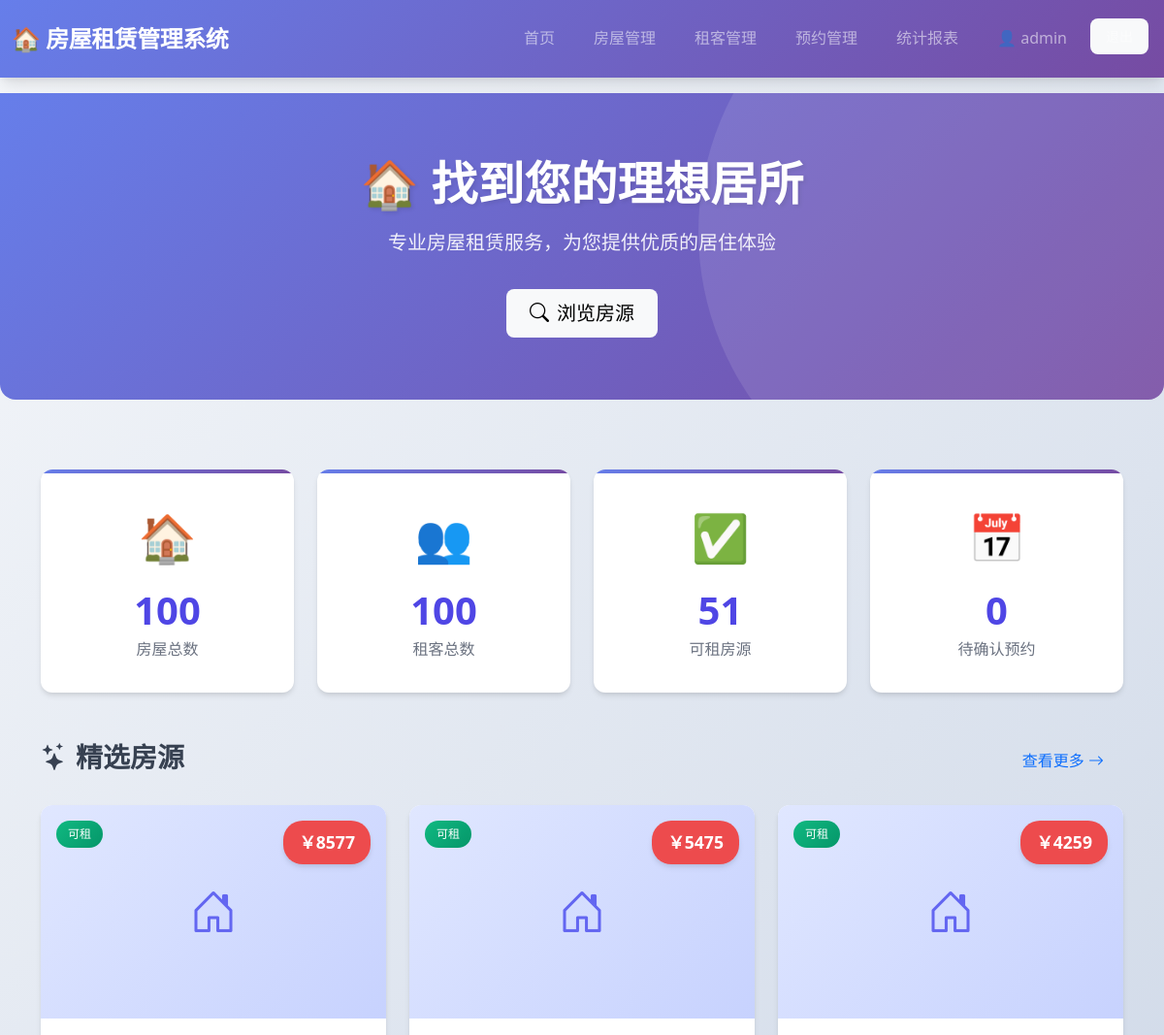
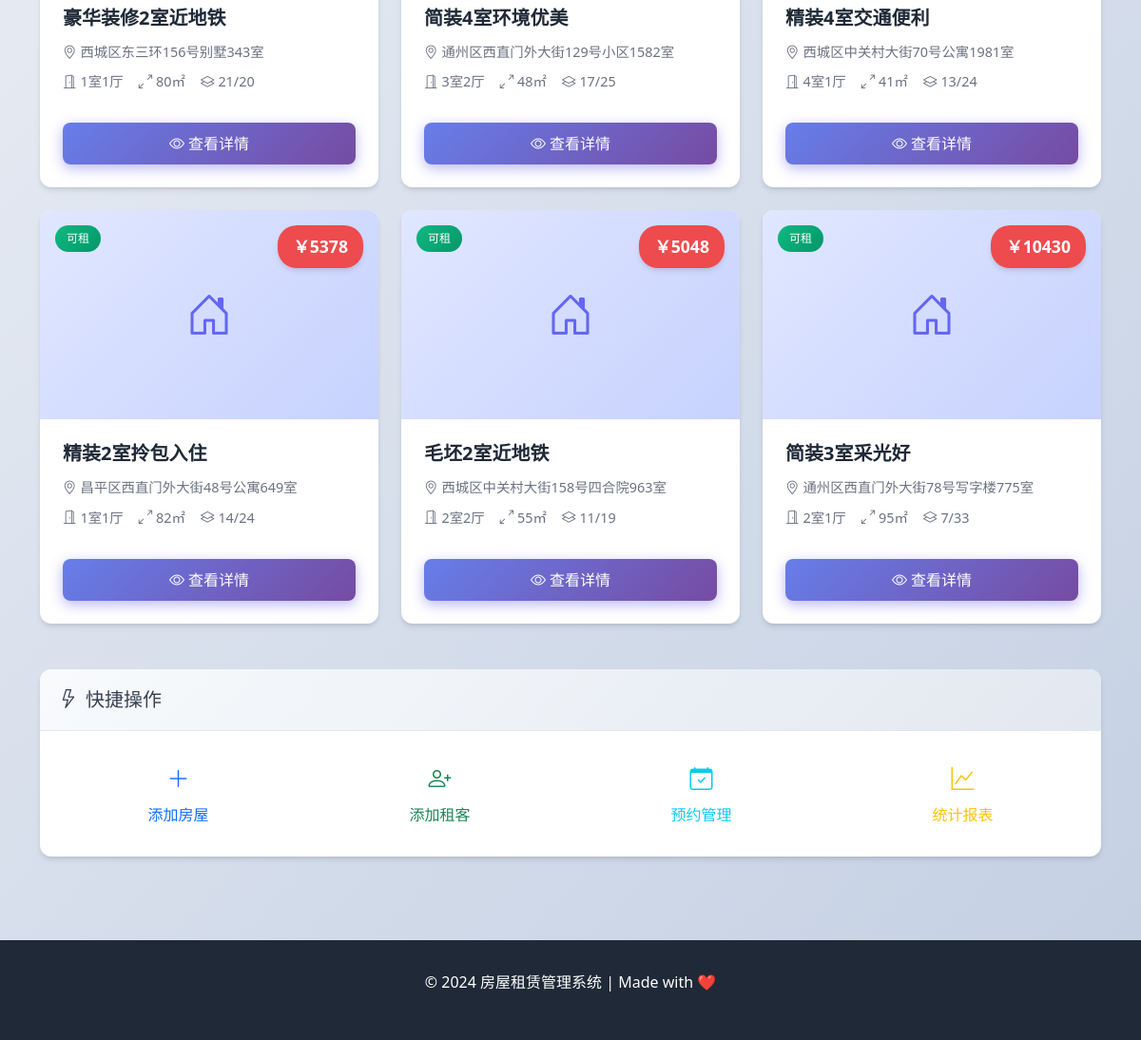
The page / (signed in) on the database its author committed (2 pictures, top to bottom).
### app.py (models this page shows, shortened)
class House(db.Model):
    __tablename__ = 'houses'
    id = db.Column(db.Integer, primary_key=True)
    title = db.Column(db.String(100), nullable=False)  # 标题
    address = db.Column(db.String(200), nullable=False)  # 地址
    area = db.Column(db.Float)  # 面积（平方米）
    price = db.Column(db.Float, nullable=False)  # 月租价格
    room_count = db.Column(db.Integer)  # 房间数
    hall_count = db.Column(db.Integer)  # 客厅数
    toilet_count = db.Column(db.Integer)  # 卫生间数
    floor = db.Column(db.String(50))  # 楼层
    orientation = db.Column(db.String(20))  # 朝向
    description = db.Column(db.Text)  # 详细描述
    status = db.Column(db.String(20), default='available')  # available, rented, unavailable
    image = db.Column(db.String(200))  # 图片路径
    owner_name = db.Column(db.String(50))  # 房东姓名
    owner_phone = db.Column(db.String(20))  # 房东电话
    created_at = db.Column(db.DateTime, default=db.func.now())

### app.py (the view)
@app.route('/')
def index():
    houses = House.query.filter_by(status='available').order_by(House.created_at.desc()).limit(6).all()
    total_houses = House.query.count()
    total_tenants = Tenant.query.count()
    available_houses = House.query.filter_by(status='available').count()
    pending_appointments = Appointment.query.filter_by(status='pending').count()
    return render_template('index.html',
                         houses=houses,
                         total_houses=total_houses,
                         total_tenants=total_tenants,
                         available_houses=available_houses,
                         pending_appointments=pending_appointments)

### templates/index.html (shortened to what this page needs)
{% extends "base.html" %}
{% block content %}
<section class="hero-section">
    <div class="container text-center">
        <h1 class="hero-title">🏠 找到您的理想居所</h1>
        <p class="hero-subtitle">专业房屋租赁服务，为您提供优质的居住体验</p>
        <div class="d-flex justify-content-center gap-3">
            <a href="{{ url_for('houses') }}" class="btn btn-light btn-lg px-4">
                <i class="bi bi-search me-2"></i>浏览房源
            </a>
        </div>
    </div>
</section>
<div class="container fade-in py-4">
    <div class="row g-4 mb-5">
        <div class="col-md-3">
            <div class="card stat-card h-100">
                <div class="stat-icon">🏠</div>
                <div class="stat-number">{{ total_houses }}</div>
                <div class="stat-label">房屋总数</div>
            </div>
        </div>
        <div class="col-md-3">
            <div class="card stat-card h-100">
                <div class="stat-icon">👥</div>
                <div class="stat-number">{{ total_tenants }}</div>
                <div class="stat-label">租客总数</div>
            </div>
        </div>
        <div class="col-md-3">
            <div class="card stat-card h-100">
                <div class="stat-icon">✅</div>
                <div class="stat-number">{{ available_houses }}</div>
                <div class="stat-label">可租房源</div>
            </div>
        </div>
        <div class="col-md-3">
            <div class="card stat-card h-100">
                <div class="stat-icon">📅</div>
                <div class="stat-number">{{ pending_appointments }}</div>
                <div class="stat-label">待确认预约</div>
            </div>
        </div>
    </div>
    <div class="d-flex justify-content-between align-items-center mb-4">
        <h3 class="fw-bold"><i class="bi bi-stars me-2"></i>精选房源</h3>
        <a href="{{ url_for('houses') }}" class="btn btn-outline-primary">
            查看更多 <i class="bi bi-arrow-right"></i>
        </a>
    </div>
    {% if houses %}
    <div class="row g-4">
        {% for house in houses %}
        <div class="col-lg-4 col-md-6">
            <div class="card house-card h-100">
                <div class="card-img-wrapper">
                    {% if house.image %}
                    <img src="{{ url_for('static', filename='uploads/' + house.image) }}" class="card-img-top" alt="{{ house.title }}">
                    {% else %}
                    <div class="img-placeholder w-100 h-100">
                        <i class="bi bi-house-door"></i>
                    </div>
                    {% endif %}
                    <div class="price-tag">￥{{ "%.0f"|format(house.price) }}</div>
                    <div class="status-badge">
                        {% if house.status == 'available' %}
                        <span class="badge badge-success">可租</span>
                        {% else %}
                        <span class="badge badge-danger">已租</span>
                        {% endif %}
                    </div>
                </div>
                <div class="card-body">
                    <h5 class="card-title">{{ house.title }}</h5>
                    <div class="house-info mb-2">
                        <span class="house-info-item">
                            <i class="bi bi-geo-alt"></i>{{ house.address[:20] }}{% if house.address|length > 20 %}...{% endif %}
                        </span>
                    </div>
                    <div class="house-info">
                        <span class="house-info-item">
                            <i class="bi bi-door-open"></i>{{ house.room_count }}室{{ house.hall_count }}厅
                        </span>
                        <span class="house-info-item">
                            <i class="bi bi-arrows-angle-expand"></i>{{ house.area|int }}㎡
                        </span>
                        <span class="house-info-item">
                            <i class="bi bi-layers"></i>{{ house.floor }}
                        </span>
                    </div>
                    <a href="{{ url_for('house_detail', house_id=house.id) }}" class="btn btn-primary w-100 mt-3">
                        <i class="bi bi-eye me-1"></i>查看详情
                    </a>
                </div>
            </div>
        </div>
        {% endfor %}
    </div>
    {% endif %}
    {% if session.user_id %}
    <div class="card mt-5">
        <div class="card-header">
            <h5 class="mb-0"><i class="bi bi-lightning me-2"></i>快捷操作</h5>
        </div>
        <div class="card-body">
            <div class="row g-3 text-center">
                <div class="col-md-3">
                    <a href="{{ url_for('house_add') }}" class="btn btn-outline-primary w-100 py-3">
                        <i class="bi bi-plus-lg d-block mb-2 fs-4"></i>添加房屋
                    </a>
                </div>
                <div class="col-md-3">
                    <a href="{{ url_for('tenant_add') }}" class="btn btn-outline-success w-100 py-3">
                        <i class="bi bi-person-plus d-block mb-2 fs-4"></i>添加租客
                    </a>
                </div>
                <div class="col-md-3">
                    <a href="{{ url_for('appointments') }}" class="btn btn-outline-info w-100 py-3">
                        <i class="bi bi-calendar-check d-block mb-2 fs-4"></i>预约管理
                    </a>
                </div>
                <div class="col-md-3">
                    <a href="{{ url_for('statistics') }}" class="btn btn-outline-warning w-100 py-3">
                        <i class="bi bi-graph-up d-block mb-2 fs-4"></i>统计报表
                    </a>
                </div>
            </div>
        </div>
    </div>
    {% endif %}
</div>
{% endblock %}

### static/css/style.css (style rules this page uses)
:root { --primary-color: #4f46e5; --primary-hover: #4338ca; --secondary-color: #06b6d4; --success-color: #10b981; --warning-color: #f59e0b; --danger-color: #ef4444; --dark-color: #1f2937; --light-color: #f3f4f6; --gradient-primary: linear-gradient(135deg, #667eea 0%, #764ba2 100%); --gradient-secondary: linear-gradient(135deg, #f093fb 0%, #f5576c 100%); --shadow-sm: 0 1px 2px 0 rgba(0, 0, 0, 0.05); --shadow-md: 0 4px 6px -1px rgba(0, 0, 0, 0.1), 0 2px 4px -1px rgba(0, 0, 0, 0.06); --shadow-lg: 0 10px 15px -3px rgba(0, 0, 0, 0.1), 0 4px 6px -2px rgba(0, 0, 0, 0.05); --shadow-xl: 0 20px 25px -5px rgba(0, 0, 0, 0.1), 0 10px 10px -5px rgba(0, 0, 0, 0.04); --border-radius: 12px; --border-radius-lg: 16px; }
* { margin: 0; padding: 0; box-sizing: border-box; }
body { font-family: 'Segoe UI', 'PingFang SC', 'Microsoft YaHei', sans-serif; background: linear-gradient(135deg, #f5f7fa 0%, #c3cfe2 100%); min-height: 100vh; color: #374151; line-height: 1.6; }
.card { border: none; border-radius: var(--border-radius); box-shadow: var(--shadow-md); transition: all 0.3s ease; background: white; overflow: hidden; }
.card-header { background: linear-gradient(135deg, #f8fafc 0%, #e2e8f0 100%); border-bottom: 1px solid #e5e7eb; font-weight: 600; padding: 1.25rem; }
.btn { border-radius: 8px; font-weight: 500; padding: 0.625rem 1.25rem; transition: all 0.3s ease; border: none; }
.btn-primary { background: var(--gradient-primary); box-shadow: 0 4px 14px 0 rgba(79, 70, 229, 0.39); }
.hero-section { background: var(--gradient-primary); color: white; padding: 4rem 0; margin-bottom: 3rem; border-radius: 0 0 var(--border-radius-lg) var(--border-radius-lg); position: relative; overflow: hidden; }
.hero-section::before { content: ''; position: absolute; top: -50%; right: -10%; width: 600px; height: 600px; background: rgba(255, 255, 255, 0.1); border-radius: 50%; }
.hero-title { font-size: 3rem; font-weight: 800; margin-bottom: 1rem; text-shadow: 2px 2px 4px rgba(0, 0, 0, 0.1); }
.hero-subtitle { font-size: 1.25rem; opacity: 0.9; margin-bottom: 2rem; }
.stat-card { text-align: center; padding: 2rem 1.5rem; border-radius: var(--border-radius); background: white; position: relative; overflow: hidden; }
.stat-card::before { content: ''; position: absolute; top: 0; left: 0; right: 0; height: 4px; background: var(--gradient-primary); }
.stat-icon { font-size: 3rem; margin-bottom: 1rem; }
.stat-number { font-size: 2.5rem; font-weight: 800; color: var(--primary-color); line-height: 1; }
.stat-label { color: #6b7280; font-weight: 500; margin-top: 0.5rem; }
.house-card { height: 100%; display: flex; flex-direction: column; }
.house-card .card-img-wrapper { position: relative; height: 220px; overflow: hidden; }
.house-card .price-tag { position: absolute; top: 1rem; right: 1rem; background: rgba(239, 68, 68, 0.95); color: white; padding: 0.5rem 1rem; border-radius: 20px; font-weight: 700; font-size: 1.1rem; box-shadow: var(--shadow-md); }
.house-card .status-badge { position: absolute; top: 1rem; left: 1rem; }
.house-card .card-body { flex: 1; display: flex; flex-direction: column; padding: 1.5rem; }
.house-card .card-title { font-weight: 700; font-size: 1.25rem; margin-bottom: 0.75rem; color: var(--dark-color); }
.house-card .house-info { display: flex; gap: 1rem; margin-bottom: 1rem; flex-wrap: wrap; }
.house-card .house-info-item { display: flex; align-items: center; gap: 0.25rem; color: #6b7280; font-size: 0.9rem; }
.fade-in { animation: fadeIn 0.6s ease-out; }
.img-placeholder { background: linear-gradient(135deg, #e0e7ff 0%, #c7d2fe 100%); display: flex; align-items: center; justify-content: center; color: #6366f1; font-size: 3rem; }
.badge { padding: 0.5rem 0.75rem; border-radius: 20px; font-weight: 500; font-size: 0.75rem; }
.badge-success { background: linear-gradient(135deg, #10b981 0%, #059669 100%); }

### rows shown on the page
House: price "8577", status "可租", title "豪华装修2室近地铁", address "西城区东三环156号别墅343室", room_count "1", hall_count "1", area "80", floor "21/20"
House: price "5475", status "可租", title "简装4室环境优美", address "通州区西直门外大街129号小区1582室", room_count "3", hall_count "2", area "48", floor "17/25"
House: price "4259", status "可租", title "精装4室交通便利", address "西城区中关村大街70号公寓1981室", room_count "4", hall_count "1", area "41", floor "13/24"
House: price "5378", status "可租", title "精装2室拎包入住", address "昌平区西直门外大街48号公寓649室", room_count "1", hall_count "1", area "82", floor "14/24"
House: price "5048", status "可租", title "毛坯2室近地铁", address "西城区中关村大街158号四合院963室", room_count "2", hall_count "2", area "55", floor "11/19"
House: price "10430", status "可租", title "简装3室采光好", address "通州区西直门外大街78号写字楼775室", room_count "2", hall_count "1", area "95", floor "7/33"

### other values the page prints
{{ session.username }} "admin"
{{ total_houses }} "100"
{{ total_tenants }} "100"
{{ available_houses }} "51"
{{ pending_appointments }} "0"
